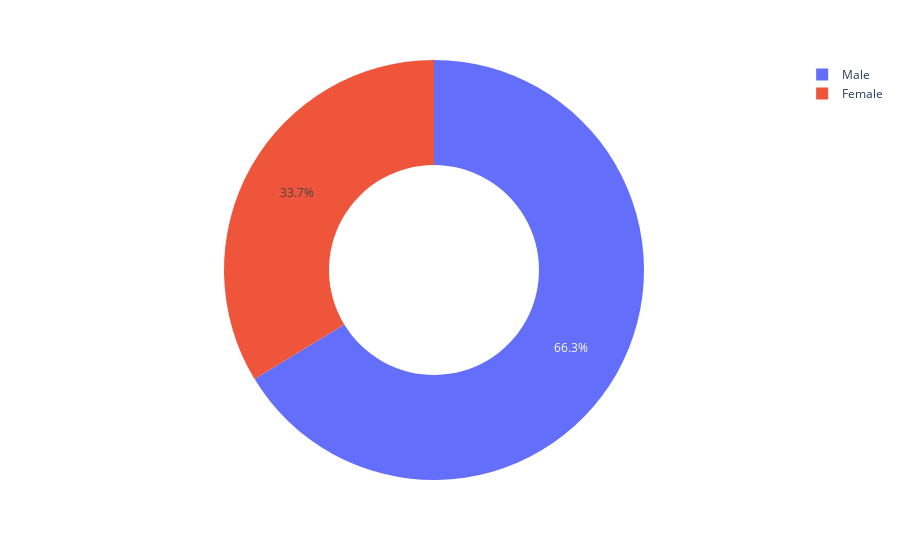

The code cell stored with this chart in its notebook:
### Code cell
figure = px.pie(data, values='tip', names='sex',hole = 0.5)
figure.show()

### Figure 1 — Plotly figure (JSON) as saved in the notebook; plotly's stock layout.template omitted (floating-point values rounded to 4 significant figures; data arrays with more than 128 entries replaced by an {"elided": "..."} marker saying what was removed)
{"data": [{"domain": {"x": [0, 1], "y": [0, 1]}, "hole": 0.5, "hovertemplate": "sex=%{label}<br>tip=%{value}<extra></extra>", "labels": {"elided": "244 str values"}, "legendgroup": "", "name": "", "showlegend": true, "type": "pie", "values": {"elided": "244 float values"}}], "layout": {"legend": {"tracegroupgap": 0}, "margin": {"t": 60}}}
